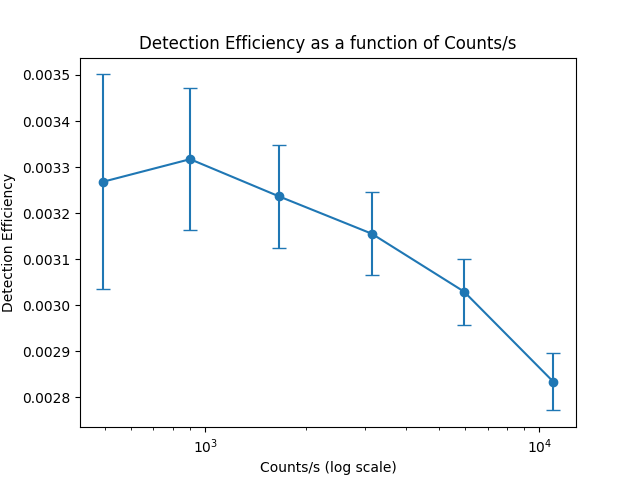

Write the Python code that produced this figure.
import numpy as np
import pandas as pd
import matplotlib.pyplot as plt
from scipy.optimize import curve_fit


#Defining Fixed constants when changing the attenuation
h = 6.62607015e-34
c = 299792458
lambda_m = 1550e-9
lambda_m_std = 0.1e-9
P = (4.4045e-6)
P_std = 0.001715938357e-6
P_env = 0.014e-9
P_env_std = 0.006992058988e-9
C = 1
C_std = 0.0017 # 1.7%
t = 1
t_std = 0.001 #1 ms
N_env = 94.6
N_env_std = 10.21110507
tau_fixed = 46.5

#Defining the changable variables as dataframe arrays
df = pd.DataFrame({
    "attenuator_db": [38, 35, 32, 29, 26, 23],
    "N": [493.1, 901.7, 1665.7, 3151.1, 5950.2, 11022.1],
    "N_std": [25.31775837, 32.05221435, 42.84351371, 60.44179937, 72.6862359, 92.65881262],
})
df["tau_db"] = tau_fixed + df["attenuator_db"]
df["tau"] = 10 ** (-df["tau_db"] / 10)
df["tau_std"] = df["tau"] * 2 / 100 #defining the standard deviation of tau
def calculate_eta(row):
    return (h * c * (row["N"] - N_env)) / (
        lambda_m * t * row["tau"] * C * (P - P_env)
    )


def calculate_eta_std(row):
    # Differences uncertainties
    NminusN_std = np.sqrt(row["N_std"]**2 + N_env_std**2)
    PminusP_std = np.sqrt(P_std**2 + P_env_std**2)

    rel_var = (
        (NminusN_std / (row["N"] - N_env))**2
        + (PminusP_std / (P - P_env))**2
        + (lambda_m_std / lambda_m)**2
        + (t_std / t)**2
        + (row["tau_std"] / row["tau"])**2
        + (C_std / C)**2
    )

    eta = calculate_eta(row)
    eta_std = eta * np.sqrt(rel_var)

    return eta_std

eta = calculate_eta(df)
eta_std = calculate_eta_std(df)

print(df["tau"])
print(eta)
print(eta_std)

plt.errorbar(df["N"]/t, eta,
    yerr=eta_std,
    fmt="o-", capsize=5)
plt.xscale("log")   #log scale on x-axis
plt.xlabel("Counts/s (log scale)")
plt.ylabel("Detection Efficiency")
plt.title("Detection Efficiency as a function of Counts/s")
plt.show()
